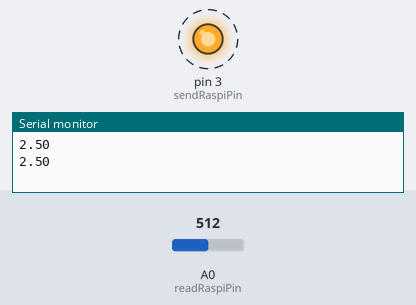
This sketch was run on a simulated Arduino Uno, built with avr-gcc and run on an emulated ATmega328P. Shown: output pins drawn as LEDs (lit = HIGH), the last lines printed to the serial monitor. Dashed ring = blinking. The test bench sets the inputs (shaded band); at power-on: A0 (readRaspiPin) = 512.

Above: at 1.8 s.
1.9 s: A0 (readRaspiPin) set to 421
6.1 s: A0 (readRaspiPin) set to 393
At 6.7 s:
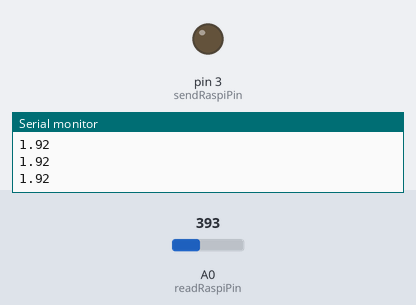
7.7 s: A0 (readRaspiPin) set to 511
At 8.5 s:
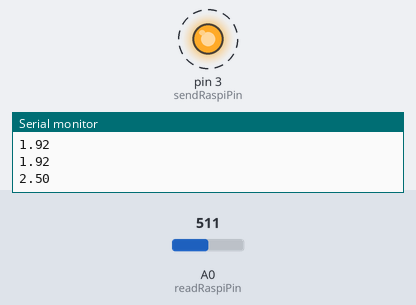
11.9 s: A0 (readRaspiPin) set to 306
At 11.9 s:
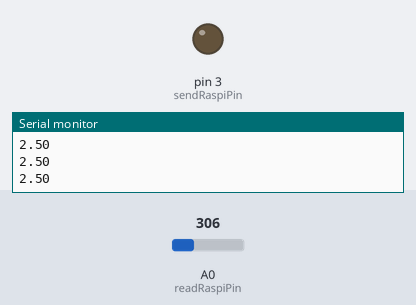
Timing chart, 0 to 14.4 s (numbered marks = the images above; inputs shaded):
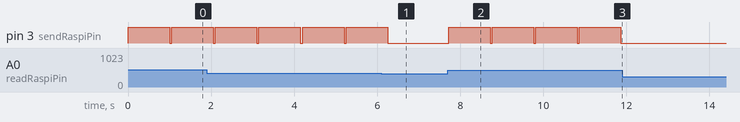

The sketch:

IntegrationTest.ino
```cpp
#define readRaspiPin 0
#define sendRaspiPin 3

int readVal_Raspi = 0;
int sendVal_Raspi = 3.3;
float readVoltage = 0;
bool movePills = false;
int counter = 0;
int ledPin = 3;

void setup() {
  Serial.begin(115200);

}

void loop() {
  readVal_Raspi = analogRead(readRaspiPin);

  readVoltage = readVal_Raspi * (5.0 / 1023.0);
  Serial.println(readVoltage);
  if (readVoltage > 2) {
    movePills = true;
    analogWrite(sendRaspiPin, sendVal_Raspi * (1023.0 / 5.0));// send signal to Raspi that we are starting
    digitalWrite(ledPin, HIGH);
  }

  if (movePills) {
    movePills = false;
    delay(1000);
    analogWrite(sendRaspiPin,0.0);

    digitalWrite(ledPin, LOW);

  }
  delay(50);
}
```

Measured:
- the behaviour switches between 410 and 409 on A0 (readRaspiPin) (found by bisection; images 0 and 1)
- after the input at 6.1 s, pin 3 (sendRaspiPin): goes on until 6.3 s, then stays LOW
- after the input at 7.7 s, pin 3 (sendRaspiPin): alternates HIGH for 1.0 s and LOW for 0.05 s, starting at once
- after the input at 11.9 s, pin 3 (sendRaspiPin): stops changing and stays LOW
- by itself, pin 3 (sendRaspiPin): alternates HIGH for 1.0 s and LOW for 0.05 s
